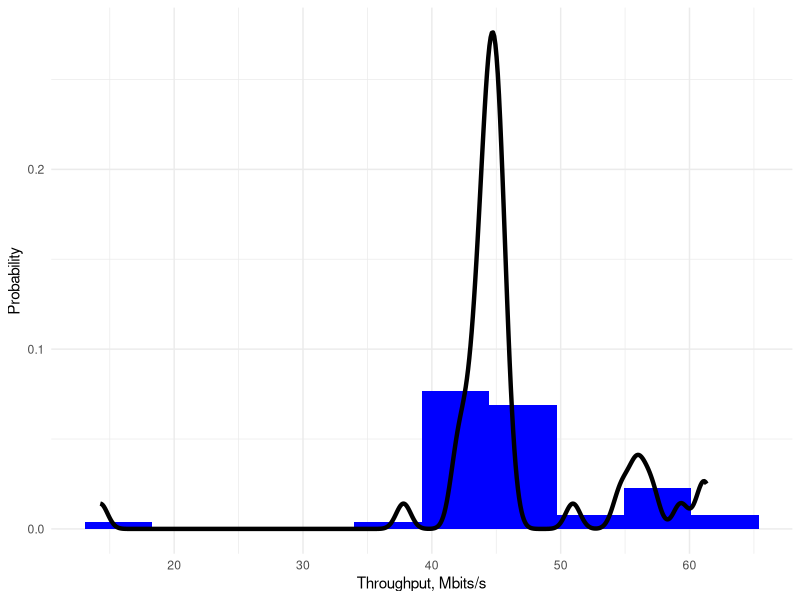

This chart was generated by the following R code:
data<-read.csv("upload.txt", header=T)

mean(data$Throughput / 1024)
sd(data$Throughput / 1024)
median(data$Throughput / 1024)
min(data$Throughput / 1024)
max(data$Throughput / 1024)

require(ggplot2)

pdf("upload.pdf")
options(repr.plot.width = 5, repr.plot.height = 2)
ggplot(data, aes(x=Throughput / 1024, y = after_stat(density))) + 
  geom_histogram(aes(y = after_stat(density)), bins = 10, fill = "blue") +
  xlab("Throughput, Mbits/s") +
  ylab("Probability") +
  geom_density(color = "black", size = 1.5, alpha = 0.5) +
  theme_minimal()
dev.off()
